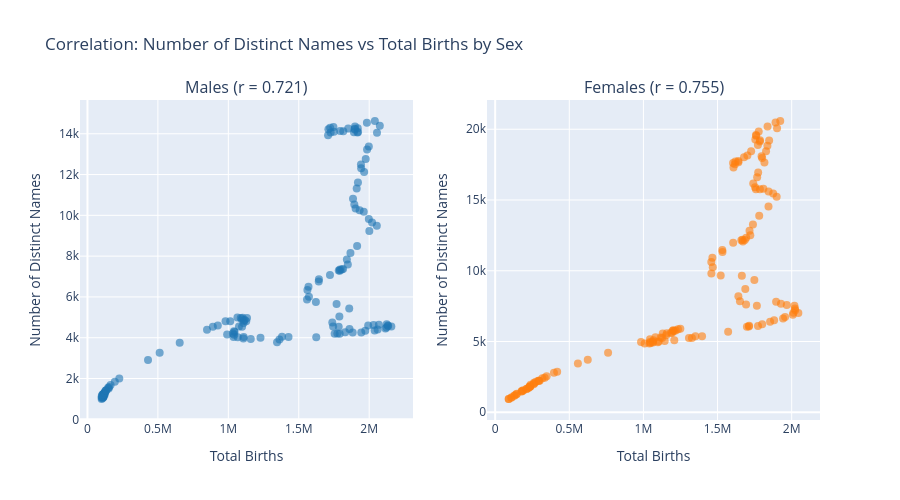

Notebook source saved alongside this figure:
### Code cell
fig = plot_names_births_correlation(correlation_data, correlations, sex_colors)
fig.show()

### Figure 1 — Plotly figure (JSON) as saved in the notebook; plotly's stock layout.template omitted (floating-point values rounded to 4 significant figures; data arrays with more than 128 entries replaced by an {"elided": "..."} marker saying what was removed)
{"data": [{"hovertemplate": "Births: %{x:,}<br>Distinct Names: %{y:,}<extra></extra>", "marker": {"color": "#1f77b4", "opacity": 0.6, "size": 8}, "mode": "markers", "name": "Male", "type": "scatter", "x": {"elided": "146 int values"}, "xaxis": "x", "y": {"elided": "146 int values"}, "yaxis": "y"}, {"hovertemplate": "Births: %{x:,}<br>Distinct Names: %{y:,}<extra></extra>", "marker": {"color": "#ff7f0e", "opacity": 0.6, "size": 8}, "mode": "markers", "name": "Female", "type": "scatter", "x": {"elided": "146 int values"}, "xaxis": "x2", "y": {"elided": "146 int values"}, "yaxis": "y2"}], "layout": {"annotations": [{"font": {"size": 16}, "showarrow": false, "text": "Males (r = 0.721)", "x": 0.225, "xanchor": "center", "xref": "paper", "y": 1, "yanchor": "bottom", "yref": "paper"}, {"font": {"size": 16}, "showarrow": false, "text": "Females (r = 0.755)", "x": 0.775, "xanchor": "center", "xref": "paper", "y": 1, "yanchor": "bottom", "yref": "paper"}], "height": 500, "showlegend": false, "title": {"text": "Correlation: Number of Distinct Names vs Total Births by Sex"}, "xaxis": {"anchor": "y", "domain": [0, 0.45], "title": {"text": "Total Births"}}, "xaxis2": {"anchor": "y2", "domain": [0.55, 1], "title": {"text": "Total Births"}}, "yaxis": {"anchor": "x", "domain": [0, 1], "title": {"text": "Number of Distinct Names"}}, "yaxis2": {"anchor": "x2", "domain": [0, 1], "title": {"text": "Number of Distinct Names"}}}}
